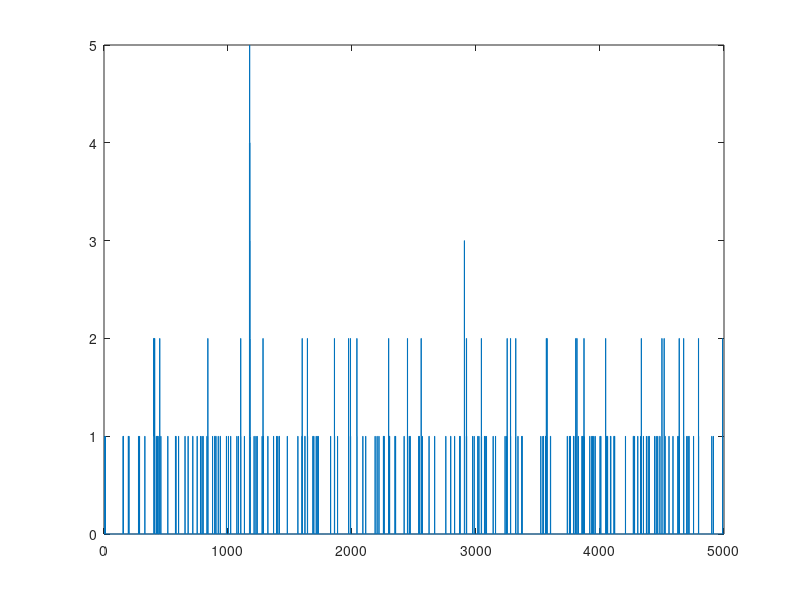

This figure's MATLAB source:
m=5000;
p=0.2;

N=zeros(1,m);
A=geornd(1-p,1,m);

for n=2:m
N(n)=N(n-1)+A(n)-(N(n-1)+A(n)>=1);
end

stairs((0:m-1),N);

%figure(2)
%stairs(cumsum(N));













